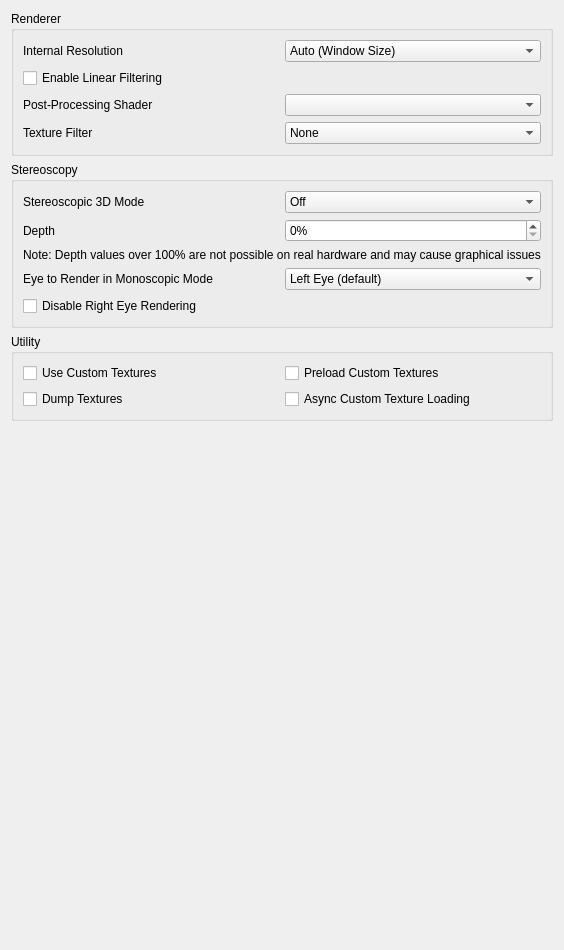
<?xml version="1.0" encoding="UTF-8"?>
<ui version="4.0">
 <class>ConfigureEnhancements</class>
 <widget class="QWidget" name="ConfigureEnhancements">
  <property name="geometry">
   <rect>
    <x>0</x>
    <y>0</y>
    <width>440</width>
    <height>950</height>
   </rect>
  </property>
  <property name="minimumSize">
   <size>
    <width>0</width>
    <height>0</height>
   </size>
  </property>
  <property name="windowTitle">
   <string>Form</string>
  </property>
  <layout class="QVBoxLayout" name="verticalLayout_2">
   <item>
    <widget class="QGroupBox" name="rendererBox">
     <property name="title">
      <string>Renderer</string>
     </property>
     <layout class="QVBoxLayout" name="verticalLayout_3">
      <item>
       <widget class="QWidget" name="widget_resolution" native="true">
        <layout class="QHBoxLayout" name="horizontalLayout_1">
         <property name="leftMargin">
          <number>0</number>
         </property>
         <property name="topMargin">
          <number>0</number>
         </property>
         <property name="rightMargin">
          <number>0</number>
         </property>
         <property name="bottomMargin">
          <number>0</number>
         </property>
         <item>
          <widget class="QLabel" name="resolution_label">
           <property name="text">
            <string>Internal Resolution</string>
           </property>
          </widget>
         </item>
         <item>
          <widget class="QComboBox" name="resolution_factor_combobox">
           <item>
            <property name="text">
             <string>Auto (Window Size)</string>
            </property>
           </item>
           <item>
            <property name="text">
             <string>Native (400x240)</string>
            </property>
           </item>
           <item>
            <property name="text">
             <string>2x Native (800x480)</string>
            </property>
           </item>
           <item>
            <property name="text">
             <string>3x Native (1200x720)</string>
            </property>
           </item>
           <item>
            <property name="text">
             <string>4x Native (1600x960)</string>
            </property>
           </item>
           <item>
            <property name="text">
             <string>5x Native (2000x1200)</string>
            </property>
           </item>
           <item>
            <property name="text">
             <string>6x Native (2400x1440)</string>
            </property>
           </item>
           <item>
            <property name="text">
             <string>7x Native (2800x1680)</string>
            </property>
           </item>
           <item>
            <property name="text">
             <string>8x Native (3200x1920)</string>
            </property>
           </item>
           <item>
            <property name="text">
             <string>9x Native (3600x2160)</string>
            </property>
           </item>
           <item>
            <property name="text">
             <string>10x Native (4000x2400)</string>
            </property>
           </item>
          </widget>
         </item>
        </layout>
       </widget>
      </item>
      <item>
       <widget class="QCheckBox" name="toggle_linear_filter">
        <property name="text">
         <string>Enable Linear Filtering</string>
        </property>
       </widget>
      </item>
      <item>
       <widget class="QWidget" name="widget_shader" native="true">
        <layout class="QHBoxLayout" name="horizontalLayout_2">
         <property name="leftMargin">
          <number>0</number>
         </property>
         <property name="topMargin">
          <number>0</number>
         </property>
         <property name="rightMargin">
          <number>0</number>
         </property>
         <property name="bottomMargin">
          <number>0</number>
         </property>
         <item>
          <widget class="QLabel" name="shader_label">
           <property name="text">
            <string>Post-Processing Shader</string>
           </property>
          </widget>
         </item>
         <item>
          <widget class="QComboBox" name="shader_combobox"/>
         </item>
        </layout>
       </widget>
      </item>
      <item>
       <widget class="QWidget" name="widget_texture_filter" native="true">
        <layout class="QHBoxLayout" name="horizontalLayout_3">
         <property name="leftMargin">
          <number>0</number>
         </property>
         <property name="topMargin">
          <number>0</number>
         </property>
         <property name="rightMargin">
          <number>0</number>
         </property>
         <property name="bottomMargin">
          <number>0</number>
         </property>
         <item>
          <widget class="QLabel" name="texture_filter_label">
           <property name="text">
            <string>Texture Filter</string>
           </property>
          </widget>
         </item>
         <item>
          <widget class="QComboBox" name="texture_filter_combobox">
           <item>
            <property name="text">
             <string>None</string>
            </property>
           </item>
           <item>
            <property name="text">
             <string>Anime4K</string>
            </property>
           </item>
           <item>
            <property name="text">
             <string>Bicubic</string>
            </property>
           </item>
           <item>
            <property name="text">
             <string>ScaleForce</string>
            </property>
           </item>
           <item>
            <property name="text">
             <string>xBRZ</string>
            </property>
           </item>
           <item>
            <property name="text">
             <string>MMPX</string>
            </property>
           </item>
          </widget>
         </item>
        </layout>
       </widget>
      </item>
     </layout>
    </widget>
   </item>
   <item>
    <widget class="QGroupBox" name="stereo_group">
     <property name="title">
      <string>Stereoscopy</string>
     </property>
     <layout class="QVBoxLayout" name="verticalLayout_4">
      <item>
       <layout class="QHBoxLayout" name="horizontalLayout_4">
        <item>
         <widget class="QLabel" name="label_4">
          <property name="text">
           <string>Stereoscopic 3D Mode</string>
          </property>
         </widget>
        </item>
        <item>
         <widget class="QComboBox" name="render_3d_combobox">
          <item>
           <property name="text">
            <string>Off</string>
           </property>
          </item>
          <item>
           <property name="text">
            <string>Side by Side</string>
           </property>
          </item>
          <item>
           <property name="text">
            <string>Reverse Side by Side</string>
           </property>
          </item>
          <item>
           <property name="text">
            <string>Anaglyph</string>
           </property>
          </item>
          <item>
           <property name="text">
            <string>Interlaced</string>
           </property>
          </item>
          <item>
           <property name="text">
            <string>Reverse Interlaced</string>
           </property>
          </item>
         </widget>
        </item>
       </layout>
      </item>
      <item>
       <layout class="QHBoxLayout" name="horizontalLayout_5">
        <item>
         <widget class="QLabel" name="label_3">
          <property name="text">
           <string>Depth</string>
          </property>
         </widget>
        </item>
        <item>
         <widget class="QSpinBox" name="factor_3d">
          <property name="suffix">
           <string>%</string>
          </property>
          <property name="minimum">
           <number>0</number>
          </property>
          <property name="maximum">
           <number>255</number>
          </property>
          <property name="value">
           <number>0</number>
          </property>
         </widget>
        </item>
       </layout>
      </item>
      <item>
       <widget class="QLabel" name="excessive_depth_warning_label">
        <property name="text">
         <string>Note: Depth values over 100% are not possible on real hardware and may cause graphical issues</string>
        </property>
       </widget>
      </item>
      <item>
       <layout class="QHBoxLayout" name="horizontalLayout_6">
        <item>
         <widget class="QLabel" name="label_6">
          <property name="text">
           <string>Eye to Render in Monoscopic Mode</string>
          </property>
         </widget>
        </item>
        <item>
         <widget class="QComboBox" name="mono_rendering_eye">
          <item>
           <property name="text">
            <string>Left Eye (default)</string>
           </property>
          </item>
          <item>
           <property name="text">
            <string>Right Eye</string>
           </property>
          </item>
         </widget>
        </item>
       </layout>
      </item>
      <item>
        <widget class="QCheckBox" name="disable_right_eye_render">
          <property name="text">
            <string>Disable Right Eye Rendering</string>
          </property>
          <property name="toolTip">
            <string>&lt;html&gt;&lt;head/&gt;&lt;body&gt;&lt;p&gt;Disable Right Eye Rendering&lt;/p&gt;&lt;p&gt;Disables rendering the right eye image when not using stereoscopic mode. Greatly improves performance in some applications, but can cause flickering in others.&lt;/p&gt;&lt;/body&gt;&lt;/html&gt;</string>
          </property>
        </widget>
      </item>
     </layout>
    </widget>
   </item>
   <item>
    <widget class="QGroupBox" name="utilityBox">
     <property name="title">
      <string>Utility</string>
     </property>
     <layout class="QGridLayout" name="gridLayout_1">
      <item row="1" column="0">
       <widget class="QCheckBox" name="toggle_custom_textures">
        <property name="toolTip">
         <string>&lt;html&gt;&lt;head/&gt;&lt;body&gt;&lt;p&gt;Replace textures with PNG files.&lt;/p&gt;&lt;p&gt;Textures are loaded from load/textures/[Title ID]/.&lt;/p&gt;&lt;/body&gt;&lt;/html&gt;</string>
        </property>
        <property name="text">
         <string>Use Custom Textures</string>
        </property>
       </widget>
      </item>
      <item row="2" column="0">
       <widget class="QCheckBox" name="toggle_dump_textures">
        <property name="toolTip">
         <string>&lt;html&gt;&lt;head/&gt;&lt;body&gt;&lt;p&gt;Dump textures to PNG files.&lt;/p&gt;&lt;p&gt;Textures are dumped to dump/textures/[Title ID]/.&lt;/p&gt;&lt;/body&gt;&lt;/html&gt;</string>
        </property>
        <property name="text">
         <string>Dump Textures</string>
        </property>
       </widget>
      </item>
      <item row="1" column="1">
       <widget class="QCheckBox" name="toggle_preload_textures">
        <property name="toolTip">
         <string>&lt;html&gt;&lt;head/&gt;&lt;body&gt;&lt;p&gt;Load all custom textures into memory on boot, instead of loading them when the application requires them.&lt;/p&gt;&lt;/body&gt;&lt;/html&gt;</string>
        </property>
        <property name="text">
         <string>Preload Custom Textures</string>
        </property>
       </widget>
      </item>
      <item row="2" column="1">
       <widget class="QCheckBox" name="toggle_async_custom_loading">
        <property name="toolTip">
         <string>&lt;html&gt;&lt;head/&gt;&lt;body&gt;&lt;p&gt;Load custom textures asynchronously with background threads to reduce loading stutter&lt;/p&gt;&lt;/body&gt;&lt;/html&gt;</string>
        </property>
        <property name="text">
         <string>Async Custom Texture Loading</string>
        </property>
       </widget>
      </item>
     </layout>
    </widget>
   </item>
   <item>
    <spacer name="verticalSpacer">
     <property name="orientation">
      <enum>Qt::Vertical</enum>
     </property>
     <property name="sizeHint" stdset="0">
      <size>
       <width>20</width>
       <height>270</height>
      </size>
     </property>
    </spacer>
   </item>
  </layout>
 </widget>
 <tabstops>
  <tabstop>resolution_factor_combobox</tabstop>
  <tabstop>toggle_linear_filter</tabstop>
  <tabstop>shader_combobox</tabstop>
  <tabstop>texture_filter_combobox</tabstop>
  <tabstop>render_3d_combobox</tabstop>
  <tabstop>factor_3d</tabstop>
  <tabstop>mono_rendering_eye</tabstop>
  <tabstop>toggle_custom_textures</tabstop>
  <tabstop>toggle_dump_textures</tabstop>
  <tabstop>toggle_preload_textures</tabstop>
 </tabstops>
 <resources/>
 <connections/>
</ui>
